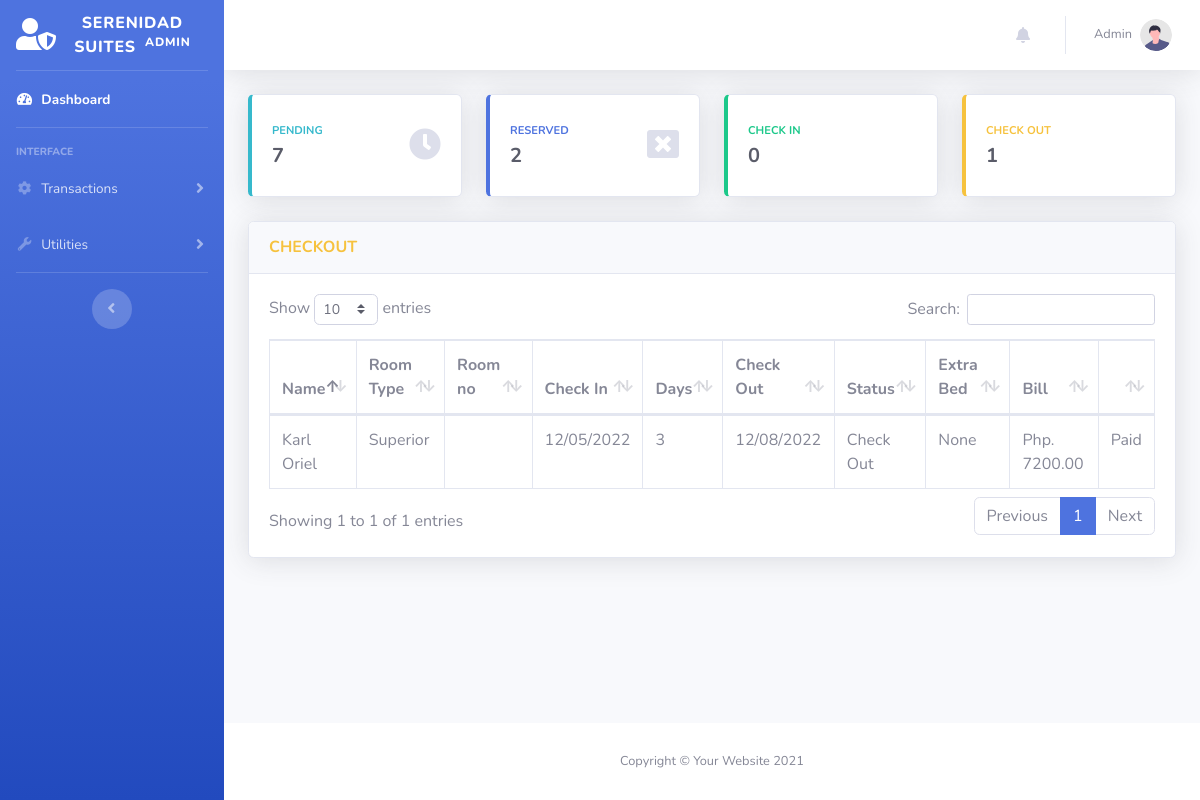
The app's page /admin/reservation-checkout.php (signed in) with its own data.
### tables this page shows
CREATE TABLE `transactions` (
  `id` int(11) NOT NULL,
  `guest_id` int(11) NOT NULL,
  `room_id` int(11) NOT NULL,
  `room_no` int(11) DEFAULT NULL,
  `extra_bed` tinyint(4) NOT NULL DEFAULT '0',
  `status` varchar(50) DEFAULT NULL,
  `days` int(11) DEFAULT NULL,
  `checkin` varchar(50) DEFAULT NULL,
  `checkin_time` varchar(50) DEFAULT NULL,
  `checkout` varchar(50) DEFAULT NULL,
  `checkout_time` varchar(50) DEFAULT NULL,
  `bill` varchar(50) DEFAULT NULL,
  `balance` int(11) NOT NULL DEFAULT '0',
  `payment` int(11) NOT NULL DEFAULT '0',
  `is_payment_full` tinyint(4) NOT NULL DEFAULT '0',
  `payment_at` datetime DEFAULT NULL,
  `valid_until` varchar(50) DEFAULT NULL,
  `is_unread` tinyint(1) NOT NULL DEFAULT '1',
  `created_at` datetime DEFAULT NULL,
  `updated_at` datetime DEFAULT NULL
);

CREATE TABLE `guest` (
  `id` int(11) NOT NULL,
  `uuid` varchar(255) DEFAULT NULL,
  `firstname` varchar(50) NOT NULL,
  `middlename` varchar(30) NOT NULL,
  `lastname` varchar(40) NOT NULL,
  `address` varchar(191) DEFAULT NULL,
  `contactno` varchar(20) NOT NULL,
  `created_at` datetime DEFAULT NULL,
  `updated_at` datetime DEFAULT NULL
);

CREATE TABLE `room` (
  `id` int(11) NOT NULL,
  `room_type` varchar(50) NOT NULL,
  `price` varchar(11) NOT NULL,
  `photo` varchar(100) NOT NULL,
  `description` text,
  `created_at` datetime DEFAULT NULL,
  `updated_at` datetime DEFAULT NULL
);

### models/Model.php (called while the page is built, shortened)
<?php
class Model
{
    protected $host = "localhost";
    protected $database = "u905988427_db_hor";
    protected $username = "u905988427_root";
    protected $password = "SerenidadSuites2022";
    protected $pdo;
    protected $stmt;
    public function connect(){
        try {
            $this->pdo = new PDO("mysql:host={$this->host};dbname={$this->database};charset=utf8","{$this->username}","{$this->password}");
            $this->pdo->setAttribute(PDO::ATTR_ERRMODE, PDO::ERRMODE_EXCEPTION);
            $this->pdo->setAttribute(PDO::ATTR_DEFAULT_FETCH_MODE, PDO::FETCH_ASSOC);
        } catch (PDOException $e) {
            echo $e->getMessage();
        }
    }
    public function setQuery($qry){
        $this->qry = $qry;
        $this->stmt = $this->pdo->query($this->qry);
        return $this;
    }
    public function getAll(){
        try {
            return $this->stmt->fetchAll();
        } catch (PDOException $e) {
            return $e->getMessage();
        }
    }
}

### models/Transaction.php (called while the page is built, shortened)
<?php
Class Transaction extends Model {
    public function getCheckOutTransactions(){
        return $this->setQuery("SELECT
                                A.*,
                                B.firstname,
                                B.middlename,
                                B.lastname,
                                B.address,
                                B.contactno,
                                C.room_type,
                                C.price,
                                C.photo
                                FROM `transactions` as A
                                LEFT JOIN `guest` as B
                                ON A.guest_id = B.id
                                LEFT JOIN `room` as C
                                ON A.room_id = C.id
                                WHERE A.status = 'Check Out'
                                ORDER BY A.created_at DESC
                                ")
                                ->getAll();
    }
}

### admin/reservation-checkout.php (the view, shortened to what this page needs)
<?php
$connection = new Transaction();
$CHECKOUT = $connection->getCheckOutTransactions();
?>
<?php include('includes/header.php') ?>
<body id="page-top">
    <div id="wrapper">
        <?php include('includes/sidebar.php') ?>
        <div id="content-wrapper" class="d-flex flex-column">
            <div id="content">
                    <?php include('includes/topbar.php') ?>
                <div class="container-fluid">
                    <div class="row">
                        <?php include('includes/count-cards.php') ?>
                    </div>
                    <div class="card shadow mb-4">
                        <div class="card-header py-3">
                            <h6 class="m-0 font-weight-bold text-warning">CHECKOUT </h6>
                        </div>
                        <div class="card-body">
                            <div class="table-responsive">
                                <table class="table table-bordered" id="dataTable" width="100%" cellspacing="0">
                                <thead>
                                    <tr>
                                        <th>Name</th>
                                        <th>Room Type</th>
                                        <th>Room no</th>
                                        <th>Check In</th>
                                        <th>Days</th>
                                        <th>Check Out</th>
                                        <th>Status</th>
                                        <th>Extra Bed</th>
                                        <th>Bill</th>
                                        <th></th>
                                    </tr>
                                </thead>
                                <tbody>
                                    <?php
                                        foreach ($CHECKOUT as $key => $value) {
                                    ?>
                                    <tr>
                                        <td><?= $value['firstname']." ".$value['lastname']?></td>
                                        <td><?= $value['room_type']?></td>
                                        <td><?= $value['room_no']?></td>
                                        <td><?= $value['checkin']?></td>
                                        <td><?= $value['days']?></td>
                                        <td><?= $value['checkout']?></td>
                                        <td><?= $value['status']?></td>
                                        <td>
                                            <?= $value['extra_bed'] == "0"
                                                ? "None"
                                                : $value['extra_bed']
                                            ?>
                                        </td>
                                        <td><?= "Php. ".$value['bill'].".00"?></td>
                                        <td><label class = "">Paid</label></td>
                                    </tr>
                                    <?php
                                        }
                                    ?>
                                </tbody>
                            </table>
                            </div>
                        </div>
                    </div>
                </div>
            </div>
            <?php include('includes/footer.php') ?>
        </div>
    </div>
</body>
</html>

### records on screen
transactions: guest.firstname "Karl", guest.lastname "Oriel", room.room_type "Superior", checkin "12/05/2022", days "3", checkout "12/08/2022", status "Check Out", extra_bed "None", bill "7200"

### other values on screen
$_SESSION['login-username'] "Admin"
$pendingCount->count "7"
$reservedCount->count "2"
$checkinCount->count "0"
$checkoutCount->count "1"
